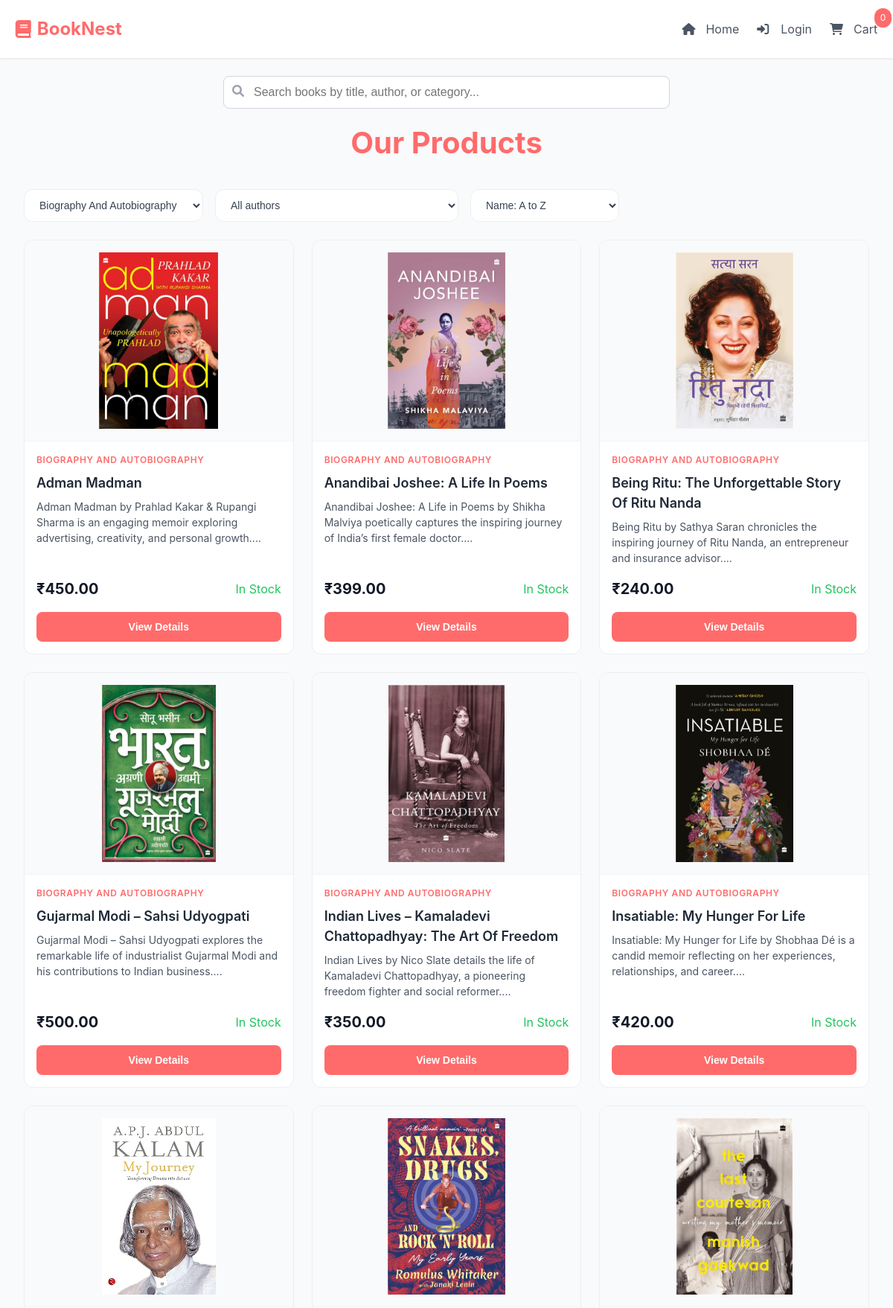
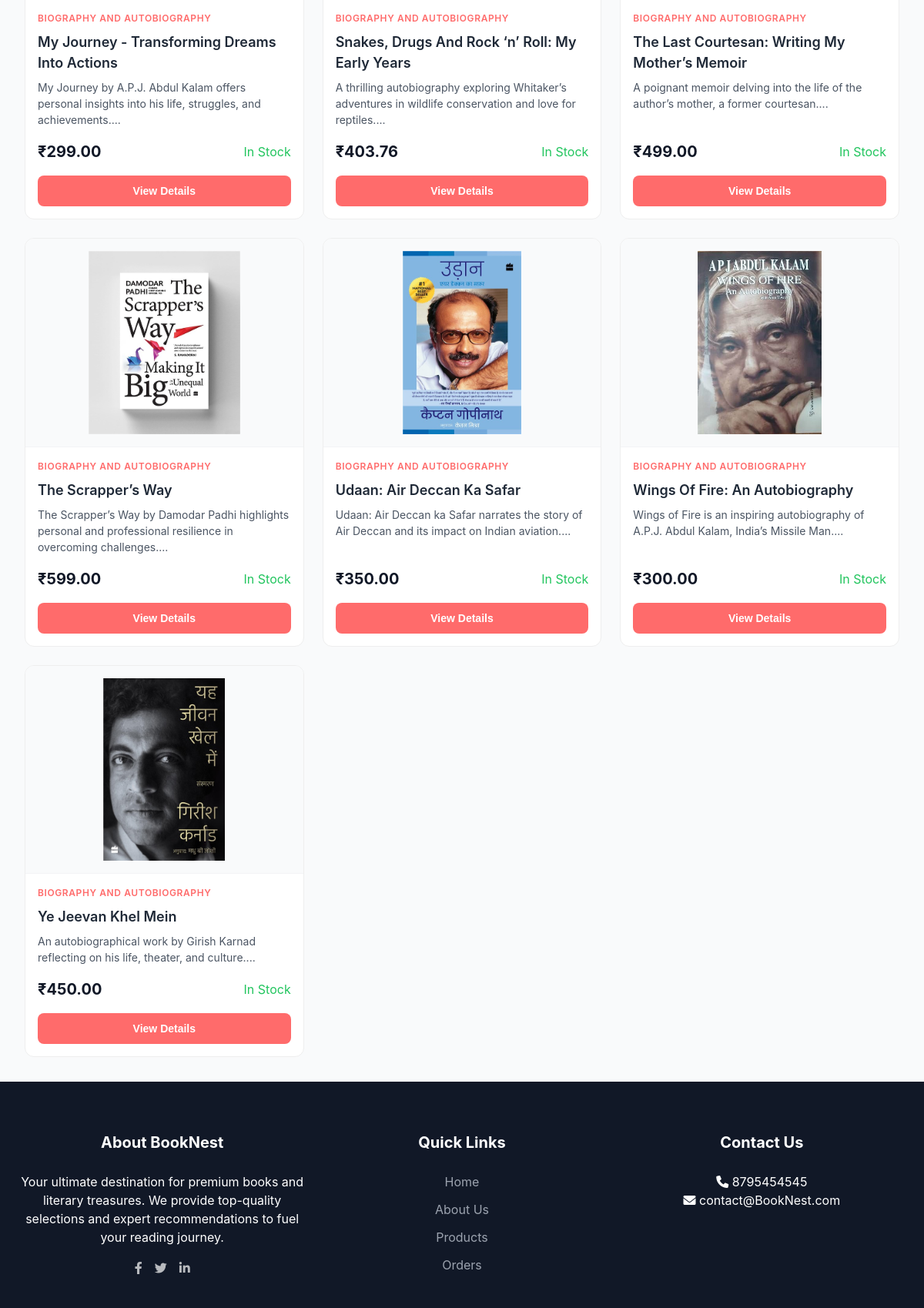
The app's page /Allproduct.php?category=Biography+and+Autobiography with its own data (2 pictures, top to bottom).
### tables this page shows
CREATE TABLE `products` (
  `ProductID` int(11) NOT NULL,
  `Category` varchar(50) DEFAULT NULL,
  `AuthorName` varchar(50) DEFAULT NULL,
  `ProductName` varchar(100) DEFAULT NULL,
  `ImagePath` varchar(255) DEFAULT NULL,
  `Description` text DEFAULT NULL,
  `Price` decimal(10,2) DEFAULT NULL,
  `isAvailable` tinyint(1) NOT NULL DEFAULT 1
);

### Allproduct.php (the view, shortened to what this page needs)
<?php
require 'require/config.php';
$query = "SELECT * FROM products ORDER BY ProductName ASC";
$result = mysqli_query($conn, $query);
$categoryQuery = "SELECT DISTINCT Category FROM products WHERE Category IS NOT NULL AND Category != '' ORDER BY Category ASC";
$categoryResult = mysqli_query($conn, $categoryQuery);
?>
<!DOCTYPE html>
<html lang="en">
<head>
    <link rel="stylesheet" href="https://cdnjs.cloudflare.com/ajax/libs/font-awesome/6.0.0-beta3/css/all.min.css">
    <link rel="stylesheet" href="css/allProduct.css">
    <link rel="stylesheet" href="css/nav&footer.css">
    <link rel="stylesheet" href="css/alert.css">
</head>
<body>
    <?php
    require 'require/nav.php';
    $selectedCategory = isset($_GET['category']) ? htmlspecialchars($_GET['category']) : '';
    ?>
    <div class="search-wrapper">
        <div class="search-container">
            <i class="fas fa-search search-icon"></i>
            <input type="text" placeholder="Search books by title, author, or category...">
        </div>
    </div>
    <section class="products-section">
        <h2 class="section-title">Our Products</h2>
        <div class="filters">
            <select class="filter-select" id="categoryFilter">
                <?php while ($category = mysqli_fetch_assoc($categoryResult)) { ?>
                    <option value="<?php echo htmlspecialchars($category['Category']); ?>"
                        <?php echo ($selectedCategory === $category['Category']) ? 'selected' : ''; ?>>
                        <?php echo ucwords(htmlspecialchars($category['Category'])); ?>
                    </option>
                <?php } ?>
            </select>
            <select class="filter-select" id="authorFilter">
                <option value="">All authors</option>
            </select>
            <select class="filter-select" id="sortFilter">
                <option value="name-asc">Name: A to Z</option>
            </select>
        </div>
        <div class="products-grid">
            <?php while ($product = mysqli_fetch_assoc($result)) { ?>
                <div class="product-card" data-category="<?php echo htmlspecialchars($product['Category']); ?>" data-author="<?php echo htmlspecialchars($product['AuthorName']); ?>">
                    <div class="product-image">
                        <img src="<?php echo htmlspecialchars($product['ImagePath']); ?>"
                            alt="<?php echo htmlspecialchars($product['ProductName']); ?>">
                    </div>
                    <div class="product-info">
                        <div class="product-category"><?php echo htmlspecialchars($product['Category']); ?></div>
                        <h3 class="product-name"><?php echo ucwords(htmlspecialchars($product['ProductName'])); ?></h3>
                        <p class="product-description">
                            <?php
                            echo implode(' ', array_slice(explode(' ', htmlspecialchars($product['Description'])), 0, 20)) . '...';
                            ?>
                        </p>
                        <div class="flex">
                            <div class="current-price">₹<?php echo number_format($product['Price'], 2); ?></div>
                            <div class="<?php echo ($product['isAvailable']) ? 'inStock' : 'outStock'; ?>">
                                <?php echo ($product['isAvailable']) ? 'In Stock' : 'Out of Stock'; ?>
                            </div>
                        </div>
                        <button id="<?php echo $product['ProductID']; ?>" class="view-product">View Details</button>
                    </div>
                </div>
            <?php } ?>
        </div>
    </section>
</body>
</html>

### css/allProduct.css (style rules this page uses)
:root { --primary: #FF6B6B; --primary-dark: #EE5253; --primary-light: #4ECDC4; --primary-50: #eef2ff; --gray-50: #f9fafb; --gray-100: #f3f4f6; --gray-200: #e5e7eb; --gray-300: #d1d5db; --gray-400: #9ca3af; --gray-500: #6b7280; --gray-600: #4b5563; --gray-700: #374151; --gray-800: #1f2937; --gray-900: #111827; --shadow-sm: 0 1px 2px 0 rgb(0 0 0 / 0.05); --shadow: 0 1px 3px 0 rgb(0 0 0 / 0.1), 0 1px 2px -1px rgb(0 0 0 / 0.1); --shadow-md: 0 4px 6px -1px rgb(0 0 0 / 0.1), 0 2px 4px -2px rgb(0 0 0 / 0.1); --shadow-lg: 0 10px 15px -3px rgb(0 0 0 / 0.1), 0 4px 6px -4px rgb(0 0 0 / 0.1); --radius-md: 0.75rem; }
* { margin: 0; padding: 0; box-sizing: border-box; scroll-behavior: smooth; scrollbar-width: thin; scrollbar-color: var(--primary) transparent; }
body { background-color: var(--gray-50); color: var(--gray-900); font-family: -apple-system, BlinkMacSystemFont, "Segoe UI", Roboto, Oxygen, Ubuntu, Cantarell, sans-serif; line-height: 1.5; -webkit-font-smoothing: antialiased; }
.search-wrapper { display: flex; justify-content: center; margin-top: 1.5rem; margin-bottom: 1rem; }
.search-container { position: relative; max-width: 600px; width: 100%; }
.search-container input { width: 100%; padding: 0.75rem 1rem 0.75rem 2.5rem; border: 1px solid var(--gray-300); border-radius: 0.5rem; font-size: 1rem; transition: all 0.2s; }
.search-icon { position: absolute; left: 0.75rem; top: 50%; transform: translateY(-50%); width: 1.25rem; height: 1.25rem; color: var(--gray-400); }
.products-section { padding-inline: 1rem; max-width: 1280px; margin: 0 auto; }
.section-title { text-align: center; font-size: 2.5rem; font-weight: 700; margin-bottom: 2rem; color: var(--primary); }
.filters { display: flex; gap: 1rem; margin-bottom: 1.5rem; flex-wrap: wrap; }
.filter-select { padding: 0.75rem 1rem; border: 1px solid var(--gray-200); border-radius: var(--radius-md); font-size: 0.875rem; min-width: 200px; background-color: white; color: var(--gray-700); cursor: pointer; transition: all 0.2s ease; }
.products-grid { display: grid; grid-template-columns: repeat(auto-fill, minmax(280px, 1fr)); gap: 1.5rem; }
.product-card { background-color: white; border-radius: var(--radius-md); overflow: hidden; transition: all 0.3s ease; border: 1px solid var(--gray-200); height: 100%; display: flex; flex-direction: column; }
.product-image { aspect-ratio: 4/3; overflow: hidden; background-color: var(--gray-50); border-bottom: 1px solid var(--gray-100); }
.product-image img { width: 100%; height: 100%; object-fit: contain; padding: 1rem; }
.product-info { padding: 1rem; flex-grow: 1; display: flex; flex-direction: column; gap: 0.5rem; }
.product-category { color: var(--primary); font-size: 0.75rem; font-weight: 600; text-transform: uppercase; letter-spacing: 0.05em; }
.product-name { font-size: 1.125rem; font-weight: 600; color: var(--gray-800); margin: 0; }
.product-description { color: var(--gray-600); font-size: 0.875rem; flex-grow: 1; margin: 0; }
.flex { display: flex; justify-content: space-between; align-items: center; flex-wrap: wrap; }
.current-price { font-size: 1.25rem; font-weight: 700; color: var(--gray-900); margin: 0.5rem 0; }
.inStock { color: #22c55e; }
.view-product { width: 100%; padding: 0.75rem; background-color: var(--primary); color: white; border: none; border-radius: 0.5rem; font-weight: 600; cursor: pointer; transition: background-color 0.2s ease; font-size: 0.875rem; }
@media (min-width: 640px) { .products-section { padding-inline: 2rem; } }

### css/nav&footer.css (style rules this page uses)
:root { --success: #22c55e; --danger: #ef4444; --gray-200: #EEEEEE; }
#footer { background-color: var(--gray-900); color: #fff; padding: 4rem 1rem 2rem; margin-top: 2rem; }
.footer-content { max-width: 1280px; margin: 0 auto; display: flex; flex-wrap: wrap; text-align: center; }
.footer-section { flex: 1 1 calc(33%); }
.footer-section h3 { font-size: 1.25rem; margin-bottom: 1.5rem; }
.social-links { display: flex; justify-content: center; gap: 1rem; margin-top: 1rem; }
.social-link { color: #fff; opacity: 0.7; transition: opacity 0.2s, color 0.2s; }
.footer-section ul { list-style: none; }
.footer-section ul li { margin-bottom: 0.75rem; }
.footer-section ul a { color: var(--gray-400); text-decoration: none; transition: color 0.2s; }

### records on screen
products: ImagePath+ProductName (picture), Category "BIOGRAPHY AND AUTOBIOGRAPHY", ProductName "Adman Madman", Description "Adman Madman by Prahlad Kakar & Rupangi Sharma is an engaging memoir exploring advertising, creativity, and personal growth.", Price "450.00", isAvailable "In Stock"
products: ImagePath (picture), Category "BIOGRAPHY AND AUTOBIOGRAPHY", ProductName "Anandibai Joshee: A Life In Poems", Description "Anandibai Joshee: A Life in Poems by Shikha Malviya poetically captures the inspiring journey of India’s first female doctor.", Price "399.00", isAvailable "In Stock"
products: ImagePath (picture), Category "BIOGRAPHY AND AUTOBIOGRAPHY", ProductName "Being Ritu: The Unforgettable Story Of Ritu Nanda", Description "Being Ritu by Sathya Saran chronicles the inspiring journey of Ritu Nanda, an entrepreneur and insurance advisor.", Price "240.00", isAvailable "In Stock"
products: ImagePath+ProductName (picture), Category "BIOGRAPHY AND AUTOBIOGRAPHY", ProductName "Gujarmal Modi – Sahsi Udyogpati", Description "Gujarmal Modi – Sahsi Udyogpati explores the remarkable life of industrialist Gujarmal Modi and his contributions to Indian business.", Price "500.00", isAvailable "In Stock"
products: ImagePath (picture), Category "BIOGRAPHY AND AUTOBIOGRAPHY", ProductName "Indian Lives – Kamaladevi Chattopadhyay: The Art Of Freedom", Description "Indian Lives by Nico Slate details the life of Kamaladevi Chattopadhyay, a pioneering freedom fighter and social reformer.", Price "350.00", isAvailable "In Stock"
products: ImagePath (picture), Category "BIOGRAPHY AND AUTOBIOGRAPHY", ProductName "Insatiable: My Hunger For Life", Description "Insatiable: My Hunger for Life by Shobhaa Dé is a candid memoir reflecting on her experiences, relationships, and career.", Price "420.00", isAvailable "In Stock"
products: ImagePath (picture), Category "BIOGRAPHY AND AUTOBIOGRAPHY", ProductName "My Journey - Transforming Dreams Into Actions", Description "My Journey by A.P.J. Abdul Kalam offers personal insights into his life, struggles, and achievements.", Price "299.00", isAvailable "In Stock"
products: ImagePath (picture), Category "BIOGRAPHY AND AUTOBIOGRAPHY", ProductName "Snakes, Drugs And Rock ‘n’ Roll: My Early Years", Description "A thrilling autobiography exploring Whitaker’s adventures in wildlife conservation and love for reptiles.", Price "403.76", isAvailable "In Stock"
products: ImagePath (picture), Category "BIOGRAPHY AND AUTOBIOGRAPHY", ProductName "The Last Courtesan: Writing My Mother’s Memoir", Description "A poignant memoir delving into the life of the author’s mother, a former courtesan.", Price "499.00", isAvailable "In Stock"
products: ImagePath+ProductName (picture), Category "BIOGRAPHY AND AUTOBIOGRAPHY", ProductName "The Scrapper’s Way", Description "The Scrapper’s Way by Damodar Padhi highlights personal and professional resilience in overcoming challenges.", Price "599.00", isAvailable "In Stock"
products: ImagePath (picture), Category "BIOGRAPHY AND AUTOBIOGRAPHY", ProductName "Udaan: Air Deccan Ka Safar", Description "Udaan: Air Deccan ka Safar narrates the story of Air Deccan and its impact on Indian aviation.", Price "350.00", isAvailable "In Stock"
products: ImagePath (picture), Category "BIOGRAPHY AND AUTOBIOGRAPHY", ProductName "Wings Of Fire: An Autobiography", Description "Wings of Fire is an inspiring autobiography of A.P.J. Abdul Kalam, India’s Missile Man.", Price "300.00", isAvailable "In Stock"
products: ImagePath+ProductName (picture), Category "BIOGRAPHY AND AUTOBIOGRAPHY", ProductName "Ye Jeevan Khel Mein", Description "An autobiographical work by Girish Karnad reflecting on his life, theater, and culture.", Price "450.00", isAvailable "In Stock"

### other values on screen
form field value "Biography And Autobiography"
